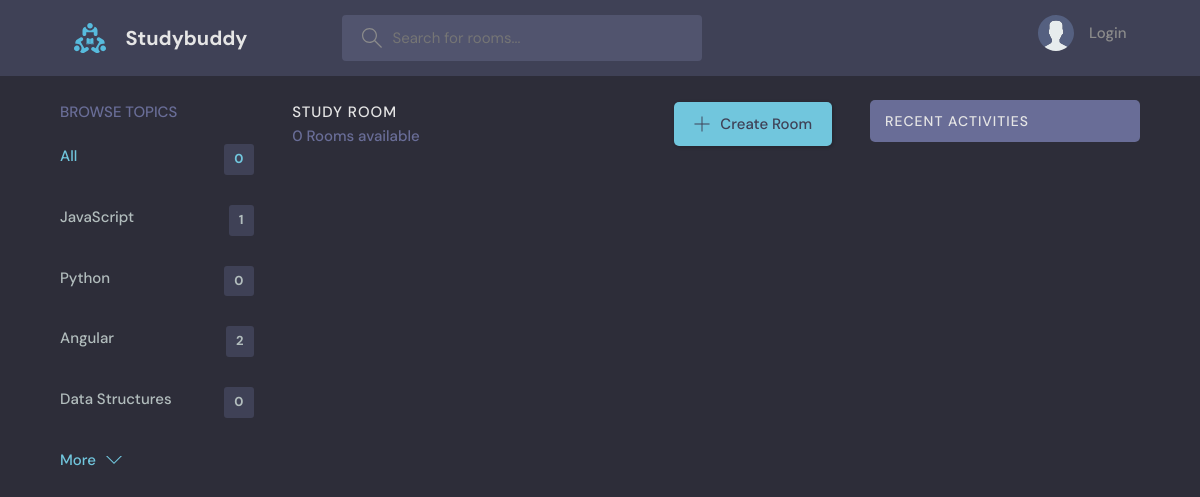
The app's page /?q=Typescript, older data.
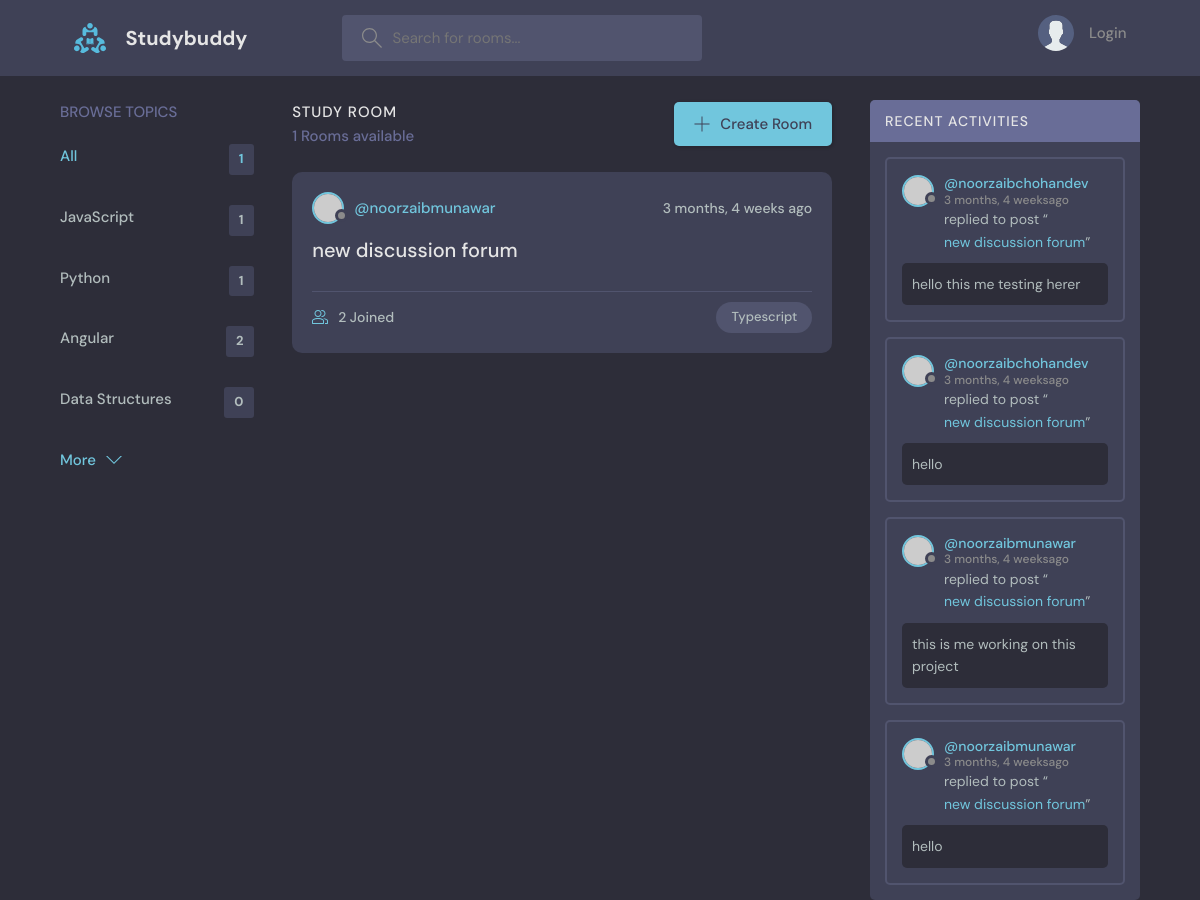
The same page, newer data.
### base/models.py (models this page shows, shortened)
class Topic(models.Model):
    name = models.CharField(max_length=200)

class Room(models.Model):
    host = models.ForeignKey(User, on_delete = models.SET_NULL, null= True)
    topic = models.ForeignKey(Topic, on_delete = models.SET_NULL, null = True)
    name = models.CharField(max_length=200)
    description = models.TextField(null=True,blank=True)
    participants = models.ManyToManyField(User, related_name='participants', blank=True)
    updated = models.DateTimeField(auto_now=True)
    created = models.DateTimeField(auto_now_add= True)
    class Meta:
        ordering = ['-updated','-created']
    def __str__(self):
        return self.name

class Message(models.Model):
    user = models.ForeignKey(User,on_delete = models.CASCADE)
    room = models.ForeignKey(Room, on_delete = models.CASCADE)
    body = models.TextField(default='')
    updated = models.DateTimeField(auto_now = True)
    created = models.DateTimeField(auto_now_add = True)
    class Meta:
        ordering = ['-updated','-created']

### base/views.py (the view)
# urls.py: path('', views.HomeView.as_view() , name="home"),
class HomeView(View):
    template_name = 'base/home.html'
    def get(self,request):
        q = request.GET.get('q','')
        rooms = Room.objects.filter(
            Q(topic__name__icontains=q) |  # Q () is used for & , | operations in query
            Q(name__icontains=q) |
            Q(description__icontains=q)
        )
        topics = Topic.objects.all()[0:4] #this is only preview 5 topics by default
        room_count = rooms.count() #logic for showing total rooms
        room_messages = Message.objects.filter(Q(room__topic__name__icontains=q))
        context = {'rooms': rooms,'topics': topics, 'room_count':room_count, 'room_messages' :room_messages}
        return render(request, self.template_name , context)

### base/templates/base/home.html (shortened to what this page needs)
{% extends 'main.html'  %}
{% block content %}
<main class="layout layout--3">
  <div class="container">
    <div>    {% include 'base/topics_component.html' %}
    </div>
    <div class="roomList">
      <div class="roomList__header">
        <div>
          <h2>Study Room</h2>
          <p>{{room_count}} Rooms available</p>
        </div>
        <a class="btn btn--main" href="{% url 'create_room' %}">
          <svg version="1.1" xmlns="http://www.w3.org/2000/svg" width="32" height="32" viewBox="0 0 32 32">
            <title>add</title>
            <path
              d="M16.943 0.943h-1.885v14.115h-14.115v1.885h14.115v14.115h1.885v-14.115h14.115v-1.885h-14.115v-14.115z"
            ></path>
          </svg>
          Create Room
        </a>
      </div>
      {% include 'base/feed_component.html' %}
    </div>
    <div>    {% include 'base/activity_component.html' %}
    </div>
  </div>
</main>
{% endblock %}

### base/templates/base/topics_component.html
<div class="topics">
    <div class="topics__header">
      <h2>Browse Topics</h2>
    </div>
    <ul class="topics__list">
      <li>
        <a href="{% url 'home' %}" class="active">All <span>{{room_count}}</span></a>
      </li>
      {% for topic in topics %}
      <li>
        <a href="{% url 'home' %}?q={{topic.name}}">{{topic.name}}<span>{{topic.room_set.all.count}}</span></a>
      </li>
      {% endfor %}
    </ul>
    <a class="btn btn--link" href="{% url 'topics' %}">
      More
      <svg version="1.1" xmlns="http://www.w3.org/2000/svg" width="32" height="32" viewBox="0 0 32 32">
        <title>chevron-down</title>
        <path d="M16 21l-13-13h-3l16 16 16-16h-3l-13 13z"></path>
      </svg>
    </a>
  </div>

### base/templates/base/feed_component.html (shortened to what this page needs)
{% for room in rooms %}
<div class="roomListRoom">
    <div class="roomListRoom__header">
      {% if room.host %}
      <a href="{% url 'user_profile' room.host.id %}" class="roomListRoom__author">
        <div class="avatar avatar--small">
          <img src="https://randomuser.me/api/portraits/women/11.jpg" />
        </div>
        <span>@{{room.host.username}}</span>
      </a>
      {% else %}
      <span class="roomListRoom__author">Unknown User</span>
      {% endif %}
      <div class="roomListRoom__actions">
        <span>{{room.created|timesince}} ago</span>
      </div>
    </div>
    <div class="roomListRoom__content">
      <a href="{% url 'room' room.id %}">{{room.name}}</a>
    </div>
    <div class="roomListRoom__meta">
      <a href="{% url 'room' room.id %}" class="roomListRoom__joined">
        {{room.participants.all.count}} Joined
      </a>
      <p class="roomListRoom__topic">{{room.topic.name}}</p>
    </div>
  </div>
{% endfor %}

### base/templates/base/activity_component.html (shortened to what this page needs)
<div class="activities">
    <div class="activities__header">
      <h2>Recent Activities</h2>
    </div>
  {% for message in room_messages %}
    <div class="activities__box">
      <div class="activities__boxHeader roomListRoom__header">
        <a href="{% url 'user_profile' message.user.id %}" class="roomListRoom__author">
          <div class="avatar avatar--small">
            <img src="https://randomuser.me/api/portraits/women/11.jpg" />
          </div>
          <p>
            @{{message.user}}
            <span>{{message.created|timesince}}ago</span>
          </p>
        </a>
      </div>
      <div class="activities__boxContent">
        <p>replied to post “<a href="{% url 'room' message.room.id %}">{{message.room}}</a>”</p>
        <div class="activities__boxRoomContent">
          {{message.body}}
        </div>
      </div>
    </div>
  {% endfor %}
</div>

Row changes from the older to the newer data that the page shows:
computed for Topic "Python": room_set.all.count "0" → "1"
added Room: host.username "noorzaibmunawar", created "3 months, 4 weeks", name "new discussion forum", participants.all.count "2", topic.name "Typescript"
added Message: user "noorzaibchohandev", created "3 months, 4 weeks", room "new discussion forum", body "hello this me testing herer"
added Message: user "noorzaibchohandev", created "3 months, 4 weeks", room "new discussion forum", body "hello"
added Message: user "noorzaibmunawar", created "3 months, 4 weeks", room "new discussion forum", body "this is me working on this project"
added Message: user "noorzaibmunawar", created "3 months, 4 weeks", room "new discussion forum", body "hello"
Text that changed along with them:
{{ room_count }}: "0" → "1"
